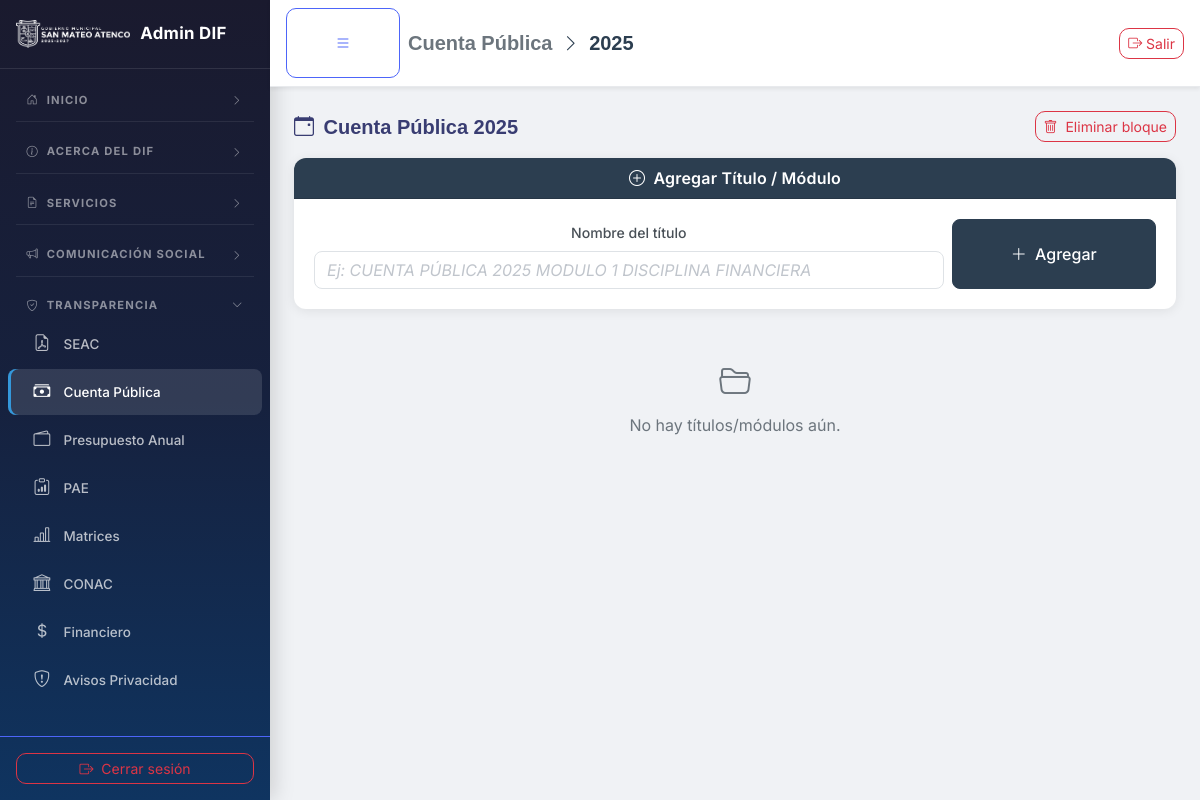
The app's page /admin/cuenta_publica.php?bloque_id=1 (signed in) with its own data.
### tables this page shows
CREATE TABLE IF NOT EXISTS `cp_bloques` (
    `id`    INT  NOT NULL AUTO_INCREMENT,
    `anio`  YEAR NOT NULL,
    `orden` INT  NOT NULL DEFAULT 0,
    PRIMARY KEY (`id`),
    UNIQUE KEY `uq_cp_anio` (`anio`)
);

### admin/cuenta_publica.php (the view, shortened to what this page needs)
<?php
$pdo = get_db();
$bloqueId = isset($_GET['bloque_id']) ? (int)$_GET['bloque_id'] : 0;
$currentBloque=null; $titulos=[]; $conceptosMap=[]; $bloques=[];
try {
    if ($bloqueId>0) {
        $s=$pdo->prepare('SELECT * FROM cp_bloques WHERE id=?'); $s->execute([$bloqueId]); $currentBloque=$s->fetch();
        if ($currentBloque) {
            $s=$pdo->prepare('SELECT * FROM cp_titulos WHERE bloque_id=? ORDER BY orden ASC'); $s->execute([$bloqueId]); $titulos=$s->fetchAll();
        }
    } else {
        $s=$pdo->query('SELECT b.*, (SELECT COUNT(*) FROM cp_titulos t WHERE t.bloque_id=b.id) AS num_titulos, (SELECT COUNT(*) FROM cp_conceptos c INNER JOIN cp_titulos t2 ON c.titulo_id=t2.id WHERE t2.bloque_id=b.id) AS num_conceptos FROM cp_bloques b ORDER BY b.anio DESC');
        $bloques=$s->fetchAll();
    }
} catch(PDOException $e) { if(defined('APP_DEBUG')&&APP_DEBUG) error_log('CP: '.$e->getMessage()); }
$token=csrf_token();
?><!DOCTYPE html>
<html lang="es">
<head><meta charset="UTF-8"><meta name="viewport" content="width=device-width,initial-scale=1.0">
<link rel="stylesheet" href="../css/bootstrap.min.css">
<link rel="stylesheet" href="https://cdn.jsdelivr.net/npm/bootstrap-icons@1.11.3/font/bootstrap-icons.min.css">
<link rel="stylesheet" href="../css/admin.css">
</head><body><div class="d-flex">
<?php require_once __DIR__ . '/sidebar_sections.php'; render_admin_sidebar($sidebar_groups, $current_admin_file); ?>
<div class="main-content">
<nav class="navbar navbar-light bg-white shadow-sm px-3">
<button class="btn btn-outline-secondary me-2" id="toggleSidebar"><i class="bi bi-list"></i></button>
<span class="navbar-brand mb-0 h6"><?php if($currentBloque):?><a href="cuenta_publica.php" class="text-decoration-none text-muted">Cuenta Pública</a> <i class="bi bi-chevron-right mx-1 small"></i> <?=htmlspecialchars($currentBloque['anio'])?><?php else:?>Cuenta Pública — Bloques por Año<?php endif;?></span>
<a href="logout.php" class="btn btn-sm btn-outline-danger ms-auto"><i class="bi bi-box-arrow-right"></i> Salir</a>
</nav>
<div class="container-fluid p-4">
<?php if($bloqueId>0 && $currentBloque): ?>
<div class="d-flex justify-content-between align-items-center mb-3">
<h5 class="mb-0"><i class="bi bi-calendar-event me-1"></i> Cuenta Pública <?=htmlspecialchars($currentBloque['anio'])?></h5>
<button type="button" class="btn btn-outline-danger btn-sm" data-bs-toggle="modal" data-bs-target="#deleteBlockModal"><i class="bi bi-trash me-1"></i> Eliminar bloque</button>
</div>
<div class="card mb-4"><div class="card-header bg-primary text-white"><i class="bi bi-plus-circle me-1"></i> Agregar Título / Módulo</div>
<div class="card-body"><form method="POST" class="row g-2 align-items-end">
<div class="col-md-9"><label class="form-label">Nombre del título</label><input type="text" name="nombre" class="form-control" placeholder="Ej: CUENTA PÚBLICA <?=htmlspecialchars($currentBloque['anio'])?> MODULO 1 DISCIPLINA FINANCIERA" required></div>
<div class="col-md-3"><button type="submit" class="btn btn-primary w-100"><i class="bi bi-plus-lg me-1"></i> Agregar</button></div>
</form></div></div>
<?php if(empty($titulos)):?><div class="text-center text-muted py-4"><i class="bi bi-folder2-open" style="font-size:2rem;"></i><p class="mt-2">No hay títulos/módulos aún.</p></div>
<?php else: foreach($titulos as $titulo): $tC=$conceptosMap[(int)$titulo['id']]??[]; ?>
<div class="card mb-4">
<div class="card-header d-flex justify-content-between align-items-center" style="background-color:#7b2d8e;color:#fff;">
<span><i class="bi bi-bookmark-fill me-1"></i> <?=htmlspecialchars($titulo['nombre'])?></span>
<div><button type="button" class="btn btn-sm btn-outline-light" data-bs-toggle="modal" data-bs-target="#eTM<?=(int)$titulo['id']?>"><i class="bi bi-pencil"></i></button>
<button type="button" class="btn btn-sm btn-outline-light" data-bs-toggle="modal" data-bs-target="#dTM<?=(int)$titulo['id']?>"><i class="bi bi-trash"></i></button></div>
</div>
<div class="card-body">
<form method="POST" enctype="multipart/form-data" class="row g-2 align-items-end mb-3">
<input type="hidden" name="action" value="add_concepto"><input type="hidden" name="bloque_id" value="<?=$bloqueId?>"><input type="hidden" name="titulo_id" value="<?=(int)$titulo['id']?>"><input type="hidden" name="csrf_token" value="<?=htmlspecialchars($token)?>">
<div class="col-md-5"><label class="form-label small">Concepto</label><input type="text" name="nombre" class="form-control form-control-sm" required></div>
<div class="col-md-4"><label class="form-label small">PDF (opcional)</label><input type="file" name="pdf" class="form-control form-control-sm" accept=".pdf"></div>
<div class="col-md-3"><button type="submit" class="btn btn-sm btn-outline-primary w-100"><i class="bi bi-plus-lg me-1"></i> Agregar</button></div>
</form>
<?php if(empty($tC)):?><p class="text-muted small mb-0">Sin conceptos.</p>
<?php else:?><div class="table-responsive"><table class="table table-sm table-hover align-middle mb-0">
<thead class="table-light"><tr><th style="width:50px">#</th><th>Concepto</th><th style="width:80px">PDF</th><th style="width:200px">Acciones</th></tr></thead><tbody>
<?php foreach($tC as $c):?>
<tr><td><?=(int)$c['numero']?></td><td><?=htmlspecialchars($c['nombre'])?></td>
<td><?php if(!empty($c['pdf_path'])):?><span class="badge bg-success">Sí</span><?php else:?><span class="badge bg-secondary">No</span><?php endif;?></td>
<td>
<button class="btn btn-sm btn-outline-warning" data-bs-toggle="modal" data-bs-target="#eC<?=(int)$c['id']?>"><i class="bi bi-pencil"></i></button>
<?php if(empty($c['pdf_path'])):?><button class="btn btn-sm btn-outline-success" data-bs-toggle="modal" data-bs-target="#uP<?=(int)$c['id']?>"><i class="bi bi-upload"></i></button>
<?php else:?><button class="btn btn-sm btn-outline-info" data-bs-toggle="modal" data-bs-target="#uP<?=(int)$c['id']?>"><i class="bi bi-arrow-repeat"></i></button>
<form method="POST" class="d-inline" onsubmit="return confirm('¿Eliminar PDF?')"><input type="hidden" name="action" value="delete_pdf"><input type="hidden" name="bloque_id" value="<?=$bloqueId?>"><input type="hidden" name="concepto_id" value="<?=(int)$c['id']?>"><input type="hidden" name="csrf_token" value="<?=htmlspecialchars($token)?>"><button class="btn btn-sm btn-outline-secondary"><i class="bi bi-file-earmark-x"></i></button></form>
<?php endif;?>
<form method="POST" class="d-inline" onsubmit="return confirm('¿Eliminar concepto?')"><input type="hidden" name="action" value="delete_concepto"><input type="hidden" name="bloque_id" value="<?=$bloqueId?>"><input type="hidden" name="concepto_id" value="<?=(int)$c['id']?>"><input type="hidden" name="titulo_id" value="<?=(int)$titulo['id']?>"><input type="hidden" name="csrf_token" value="<?=htmlspecialchars($token)?>"><button class="btn btn-sm btn-outline-danger"><i class="bi bi-trash"></i></button></form>
</td></tr>
<div class="modal fade" id="eC<?=(int)$c['id']?>" tabindex="-1" aria-hidden="true"><div class="modal-dialog"><div class="modal-content"><form method="POST"><input type="hidden" name="action" value="edit_concepto"><input type="hidden" name="bloque_id" value="<?=$bloqueId?>"><input type="hidden" name="concepto_id" value="<?=(int)$c['id']?>"><input type="hidden" name="csrf_token" value="<?=htmlspecialchars($token)?>"><div class="modal-header"><h5 class="modal-title">Editar concepto</h5><button type="button" class="btn-close" data-bs-dismiss="modal"></button></div><div class="modal-body"><label class="form-label">Nombre</label><input type="text" name="nombre" class="form-control" value="<?=htmlspecialchars($c['nombre'])?>" required></div><div class="modal-footer"><button type="button" class="btn btn-secondary" data-bs-dismiss="modal">Cancelar</button><button type="submit" class="btn btn-warning">Guardar</button></div></form></div></div></div>
<div class="modal fade" id="uP<?=(int)$c['id']?>" tabindex="-1" aria-hidden="true"><div class="modal-dialog"><div class="modal-content"><form method="POST" enctype="multipart/form-data"><input type="hidden" name="action" value="upload_pdf"><input type="hidden" name="bloque_id" value="<?=$bloqueId?>"><input type="hidden" name="concepto_id" value="<?=(int)$c['id']?>"><input type="hidden" name="csrf_token" value="<?=htmlspecialchars($token)?>"><div class="modal-header"><h5 class="modal-title"><?=empty($c['pdf_path'])?'Subir':'Reemplazar'?> PDF</h5><button type="button" class="btn-close" data-bs-dismiss="modal"></button></div><div class="modal-body"><input type="file" name="pdf" class="form-control" accept=".pdf" required></div><div class="modal-footer"><button type="button" class="btn btn-secondary" data-bs-dismiss="modal">Cancelar</button><button type="submit" class="btn btn-success">Subir</button></div></form></div></div></div>
<?php endforeach;?></tbody></table></div><?php endif;?>
</div></div>
<div class="modal fade" id="eTM<?=(int)$titulo['id']?>" tabindex="-1" aria-hidden="true"><div class="modal-dialog"><div class="modal-content"><form method="POST"><input type="hidden" name="action" value="edit_titulo"><input type="hidden" name="bloque_id" value="<?=$bloqueId?>"><input type="hidden" name="titulo_id" value="<?=(int)$titulo['id']?>"><input type="hidden" name="csrf_token" value="<?=htmlspecialchars($token)?>"><div class="modal-header"><h5 class="modal-title">Editar título</h5><button type="button" class="btn-close" data-bs-dismiss="modal"></button></div><div class="modal-body"><label class="form-label">Nombre</label><input type="text" name="nombre" class="form-control" value="<?=htmlspecialchars($titulo['nombre'])?>" required></div><div class="modal-footer"><button type="button" class="btn btn-secondary" data-bs-dismiss="modal">Cancelar</button><button type="submit" class="btn btn-warning">Guardar</button></div></form></div></div></div>
<div class="modal fade" id="dTM<?=(int)$titulo['id']?>" tabindex="-1" aria-hidden="true"><div class="modal-dialog"><div class="modal-content"><form method="POST"><input type="hidden" name="action" value="delete_titulo"><input type="hidden" name="bloque_id" value="<?=$bloqueId?>"><input type="hidden" name="titulo_id" value="<?=(int)$titulo['id']?>"><input type="hidden" name="csrf_token" value="<?=htmlspecialchars($token)?>"><div class="modal-header"><h5 class="modal-title text-danger">Eliminar título</h5><button type="button" class="btn-close" data-bs-dismiss="modal"></button></div><div class="modal-body"><p>¿Eliminar <strong><?=htmlspecialchars($titulo['nombre'])?></strong> y todos sus conceptos?</p></div><div class="modal-footer"><button type="button" class="btn btn-secondary" data-bs-dismiss="modal">Cancelar</button><button type="submit" class="btn btn-danger">Eliminar</button></div></form></div></div></div>
<?php endforeach; endif;?>
<?php endif;?>
</div></div></div>
</body></html>

### css/admin.css (style rules this page uses)
:root { --admin-primary: #2c3e50; --admin-primary-hover: #1a252f; --admin-primary-border: #2c3e50; --admin-accent: #3498db; --admin-accent-hover: #2980b9; --admin-success: #27ae60; --admin-warning: #f39c12; --admin-danger: #e74c3c; --admin-bg: #f0f2f5; --admin-card-shadow: 0 2px 12px rgba(0,0,0,0.08); --sidebar-bg: linear-gradient(180deg, #1a1a2e 0%, #16213e 50%, #0f3460 100%); --sidebar-active: rgba(255,255,255,0.12); --sidebar-hover: rgba(255,255,255,0.08); }
body { background-color: var(--admin-bg); font-family: 'Inter', -apple-system, BlinkMacSystemFont, 'Segoe UI', sans-serif; }
.btn-primary { background-color: var(--admin-primary) !important; border-color: var(--admin-primary-border) !important; color: #fff !important; border-radius: 8px; font-weight: 500; transition: all 0.2s; }
.bg-primary { background-color: var(--admin-primary) !important; }
.main-content { flex: 1; min-width: 0; transition: margin-left 0.3s; }
.main-content > .navbar { background: #fff !important; border-bottom: 1px solid #e8eaed; box-shadow: 0 1px 4px rgba(0,0,0,0.04); }
.navbar-brand { font-weight: 600; color: var(--admin-primary) !important; }
.card { border: none; border-radius: 12px; box-shadow: var(--admin-card-shadow); transition: transform 0.2s, box-shadow 0.2s; }
.card-header { border-radius: 12px 12px 0 0 !important; font-weight: 600; letter-spacing: 0.2px; }
.card-body { padding: 1.25rem; }
.form-control, .form-select { border-radius: 8px; border: 1.5px solid #dee2e6; transition: border-color 0.2s, box-shadow 0.2s; }
.form-control::placeholder { color: #c0c5cc; font-style: italic; font-weight: 400; }
.form-label { font-weight: 500; font-size: 0.88rem; color: #495057; }

### records on screen
cp_bloques: anio "2025", nombre "Ej: CUENTA PÚBLICA 2025 MODULO 1 DISCIPLINA FINANCIERA"

### other values on screen
$group['group'] "INICIO"
$group['group'] "ACERCA DEL DIF"
$group['group'] "SERVICIOS"
$group['group'] "COMUNICACIÓN SOCIAL"
$group['group'] "TRANSPARENCIA"
$item['title'] "SEAC"
$item['title'] "Cuenta Pública"
$item['title'] "Presupuesto Anual"
$item['title'] "PAE"
$item['title'] "Matrices"
$item['title'] "CONAC"
$item['title'] "Financiero"
$item['title'] "Avisos Privacidad"
